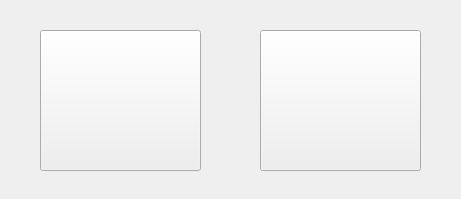
<?xml version="1.0" encoding="UTF-8"?>
<ui version="4.0">
 <class>TextHome</class>
 <widget class="QWidget" name="TextHome">
  <property name="geometry">
   <rect>
    <x>0</x>
    <y>0</y>
    <width>461</width>
    <height>199</height>
   </rect>
  </property>
  <property name="sizePolicy">
   <sizepolicy hsizetype="Maximum" vsizetype="Maximum">
    <horstretch>0</horstretch>
    <verstretch>0</verstretch>
   </sizepolicy>
  </property>
  <property name="maximumSize">
   <size>
    <width>461</width>
    <height>201</height>
   </size>
  </property>
  <property name="windowTitle">
   <string>Form</string>
  </property>
  <widget class="QPushButton" name="pushButton">
   <property name="geometry">
    <rect>
     <x>40</x>
     <y>30</y>
     <width>161</width>
     <height>141</height>
    </rect>
   </property>
   <property name="text">
    <string/>
   </property>
   <property name="icon">
    <iconset resource="sources.qrc">
     <normaloff>:/icons/png/message/Icons/new-text-message.png</normaloff>:/icons/png/message/Icons/new-text-message.png</iconset>
   </property>
   <property name="iconSize">
    <size>
     <width>100</width>
     <height>100</height>
    </size>
   </property>
  </widget>
  <widget class="QPushButton" name="pushButton_2">
   <property name="geometry">
    <rect>
     <x>260</x>
     <y>30</y>
     <width>161</width>
     <height>141</height>
    </rect>
   </property>
   <property name="text">
    <string/>
   </property>
   <property name="icon">
    <iconset resource="sources.qrc">
     <normaloff>:/icons/png/message/Icons/inbox.png</normaloff>:/icons/png/message/Icons/inbox.png</iconset>
   </property>
   <property name="iconSize">
    <size>
     <width>100</width>
     <height>100</height>
    </size>
   </property>
  </widget>
 </widget>
 <resources>
  <include location="sources.qrc"/>
 </resources>
 <connections/>
</ui>
